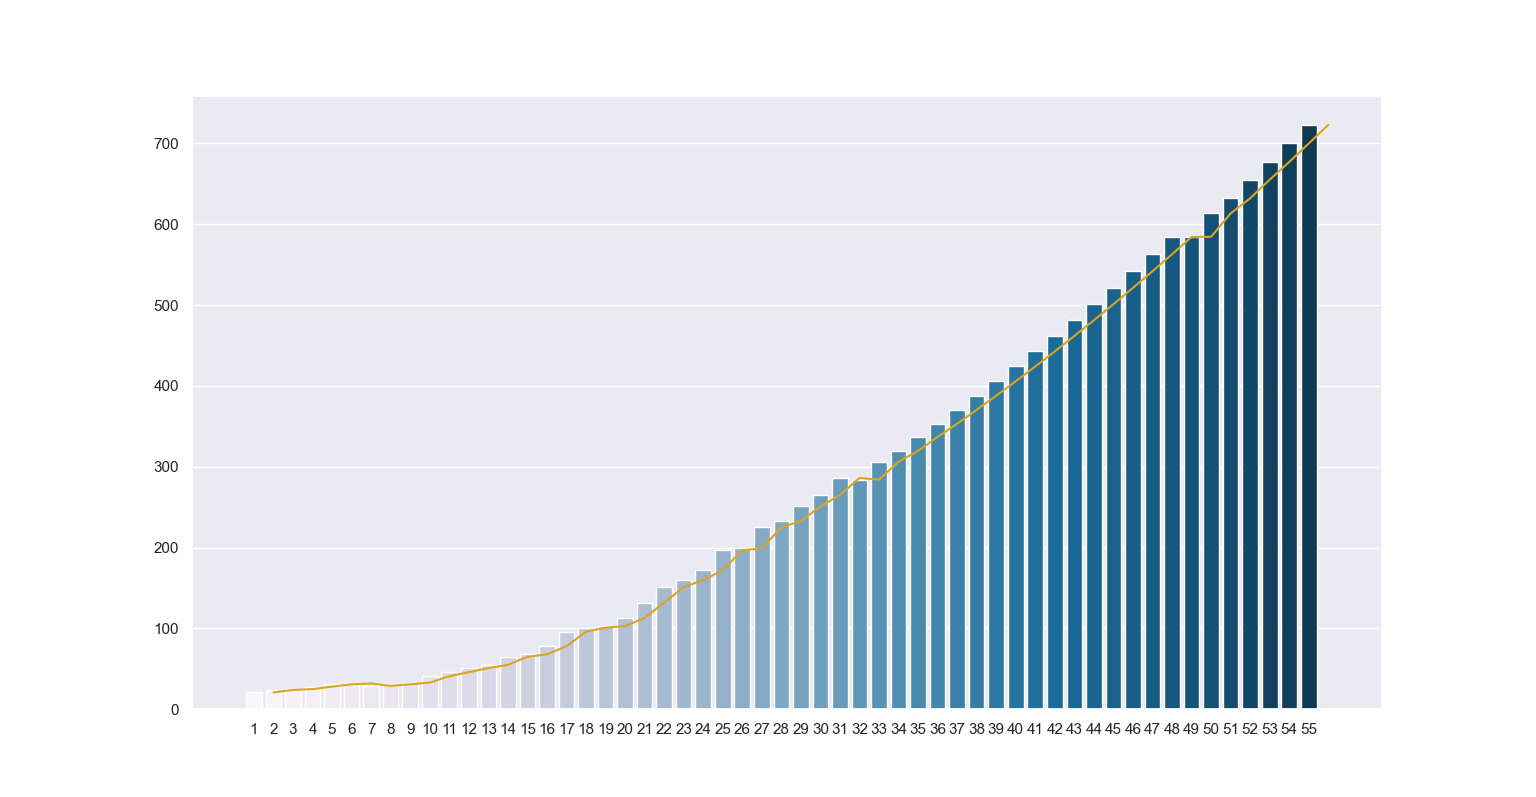

Python code for this plot:
import csv
import numpy as np
import pandas as pd
import matplotlib.pyplot as plt
from pandas import Series, DataFrame
import seaborn as sns

sns.set()
#f = pd.read_csv('德国发电量预测4.6.csv')
#f.head()
f=open("co2_fore 4.8.csv","r",encoding="utf-8")
f_reader = csv.reader(f)

year=[]
co2=[]
id=[]
dic_data={}

#flag=0
for item in f_reader:
    # if flag==0:
    #     flag=1
    #     continue
    #else:
        #id.append(eval(item[0]))
        # year.append(eval(item[1]))
    if item[3]!='':
        co2.append(eval(item[3]))
        # dic_data[eval(item[1])]=eval(item[2])
#s = f.pivot(index='id',columns='year',values='co2')

for i in range(len(co2)):
    id.append(i+1)

# 柱状图
sns.barplot(x=id,y=co2,palette='PuBu')
#"Greens_d"palette='OrRd_r'"summer"'YlGnBu'

#显示数据
# for x1, yy in zip(id, co2):
#     plt.text(x1, yy + 1, str(yy), ha='center', va='bottom', fontsize=5, rotation=0)
#plt.legend()

#折线
plt.plot(id, co2, "r", ms=10, color='goldenrod',label="碳排放量")
#'darkorange''slategrey'

#sns.countplot(data=dic_data, palette="Greens_d")
plt.show()
